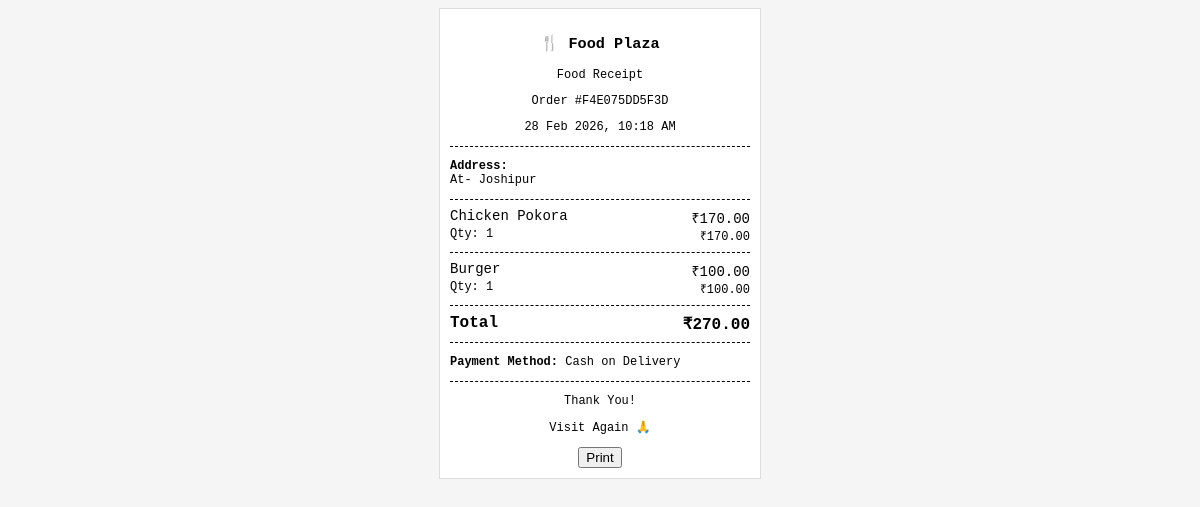
Page /api/admin/invoice/F4E075DD5F3D/ on the committed database.
### foodordering/models.py (models this page shows, shortened)
class OrderAddress(models.Model):
    user = models.ForeignKey(User, on_delete=models.CASCADE)
    order_number = models.CharField(max_length=128, null=True)
    address = models.TextField()
    order_time = models.DateTimeField(auto_now_add=True)
    order_final_status = models.CharField(max_length=200, null=True)

class Food(models.Model):
    category = models.ForeignKey(Category, on_delete=models.CASCADE)
    item_name = models.CharField(max_length = 50)
    item_price = models.DecimalField(max_digits=10, decimal_places=2)
    item_description = models.TextField(max_length = 500, null=True, blank=True)
    image = CloudinaryField('image', blank=True, null=True)
    item_quantity = models.CharField(max_length=50)
    is_available = models.BooleanField(default = True)
    created_at = models.DateTimeField(auto_now_add=True)
    updated_at = models.DateTimeField(auto_now=True)

class PaymentDetail(models.Model):
    PAYMENT_CHOICES = [
        ("cod", "Cash on Delivery"),
        ("online", "Online Payment")
    ]
    user = models.ForeignKey(User, on_delete=models.CASCADE)
    order_number = models.CharField(max_length = 100, null=True)
    payment_mode = models.CharField(max_length = 30, choices=PAYMENT_CHOICES)
    card_number = models.CharField(max_length = 50, null=True, blank=True)
    expiry_date = models.CharField(max_length = 20, null=True, blank=True)
    cvv = models.CharField(max_length = 5, null=True, blank=True)
    payment_date = models.DateTimeField(auto_now_add=True)

### foodordering/views.py (the view)
# urls.py: path('admin/invoice/<str:order_number>/', admin_invoice),
def admin_invoice(request, order_number):
    orders = Order.objects.filter(
        order_number=order_number,
        is_order_placed=True
    ).select_related('food')
    address = OrderAddress.objects.get(order_number=order_number)
    payment = PaymentDetail.objects.filter(order_number=order_number).first()
    grand_total = 0
    order_data = []
    for order in orders:
        total_price = order.food.item_price * order.quantity
        grand_total += total_price
        order_data.append({
            'food': order.food,
            'quantity': order.quantity,
            'total_price': total_price,
        })
    context = {
        'order_number': order_number,
        'order_data': order_data,
        'address': address,
        'grand_total': grand_total,
        'payment': payment,
    }
    return render(request, 'admin_invoice.html', context)

### foodordering/templates/admin_invoice.html (shortened to what this page needs)
<!DOCTYPE html>
<html lang="en">
<head>
</head>
<body>
    <div class="receipt">
        <div class="center">
            <h3>🍴 Food Plaza</h3>
            <p class="small">Food Receipt</p>
            <p class="small">Order #{{order_number}}</p>
            <p class="small">{{address.order_time|date:"d M Y, h:i A" }}</p>
        </div>
        <div class="divider"></div>
        <p class="small"><strong>Address:</strong><br>{{address.address}}</p>
        <div class="divider"></div>
        {% for order in order_data %}
        <div class="item">
            <span>{{order.food.item_name}}</span>
            <span>₹{{order.food.item_price}}</span>
        </div>
        <div class="item small">
            <span>Qty: {{order.quantity}}</span>
            <span>₹{{order.total_price}}</span>
        </div>
        <div class="divider"></div>
        {% endfor %}
        <div class="item total">
            <span>Total</span>
            <span>₹{{grand_total}}</span>
        </div>
        <div class="divider"></div>
        <div class="small">
            <p><strong>Payment Method:</strong>
                {% if payment %}
                {{ payment.get_payment_mode_display }}
                {% else %}
                N/A
                {% endif %}
            </p>
        </div>
        <div class="divider"></div>
        <div class="center small">
            <p>Thank You!</p>
            <p>Visit Again 🙏</p>
        </div>
        <div class="center print-btn" style="margin-top:10px;">
            <button onclick="window.print()">Print</button>
        </div>
    </div>
</body>
</html>

### foodordering/templates/admin_invoice.html (style rules this page uses)
body { font-family: monospace; background: #f5f5f5; }
.receipt { width: 300px; margin: auto; background: #fff; padding: 10px; border: 1px solid #ddd; }
.center { text-align: center; }
.divider { border-top: 1px dashed #000; margin: 8px 0; }
.item { display: flex; justify-content: space-between; font-size: 14px; }
.small { font-size: 12px; }
.total { font-size: 16px; font-weight: bold; }

### rows in the picture
OrderAddress: order_time "28 Feb 2026, 10:18 AM", address "At- Joshipur"
Food: food.item_name "Chicken Pokora", food.item_price "170.00", quantity "1", total_price "170.00"
Food: food.item_name "Burger", food.item_price "100.00", quantity "1", total_price "100.00"
PaymentDetail: payment_mode "Cash on Delivery"

### other values in the picture
{{ order_number }} "F4E075DD5F3D"
{{ grand_total }} "270.00"
